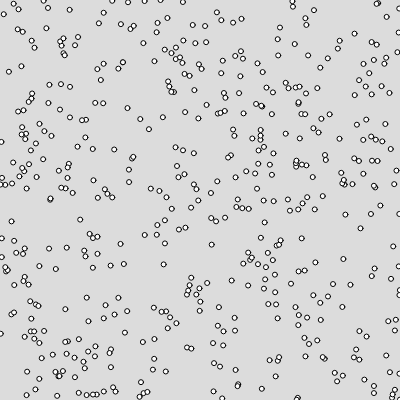
Frame 1 (no input)
Frame 60 (no input): identical to frame 1, image omitted
Frame 120 (the mouse pressed at the canvas centre since frame 60): identical to frame 1, image omitted

The p5.js sketch that drew this single still picture (run headless with seeded random() and noise() and a simulated clock; from frame 60 on, the mouse is pressed at the canvas centre):

// p5.js sketch
// ── sketch.js
let x = [];
let y = [];

function setup() {
  createCanvas(400, 400);
  rectMode(CORNERS);
  for (let i = 0; i < 500; i++) {
    x.push(random(width));
    y.push(random(height));
  }
}

function draw() {
  background(220);
  stroke(0);
  for (let i = 0; i < x.length; i++) {
    fill("white");
    circle(x[i], y[i], 5);
  }
}

function mousePressed() {

}

function mouseDragged() {

}

function mouseReleased() {
}
